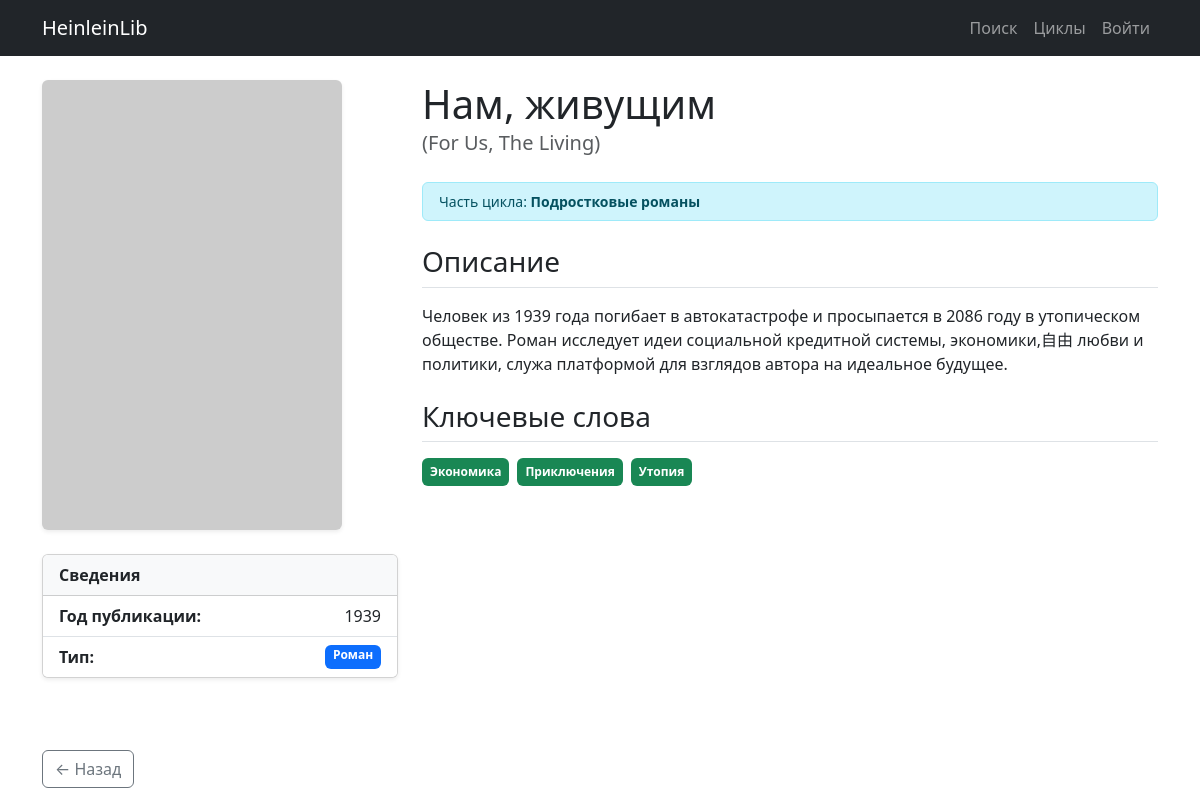
The app's page /work/1 with its own data.
### app.py (models this page shows, shortened)
class Work(db.Model):
    __tablename__ = 'works'
    id = db.Column(db.Integer, primary_key=True)
    title_ru = db.Column(db.String(255), nullable=False)
    title_original = db.Column(db.String(255))
    publication_year = db.Column(db.Integer)
    work_type = db.Column(db.String(50))
    description = db.Column(db.Text)
    cycle_id = db.Column(db.Integer, db.ForeignKey('cycles.id'))
    cycle_order = db.Column(db.Float)
    publisher_id = db.Column(db.Integer, db.ForeignKey('publishers.id'))
    adaptations = db.relationship('Adaptation', backref='work', lazy=True)
    keywords = db.relationship('Keyword', secondary=work_keywords, lazy='subquery',
        backref=db.backref('works', lazy=True))
    vector_json = db.Column(db.Text, nullable=True)

class Cycle(db.Model):
    __tablename__ = 'cycles'
    id = db.Column(db.Integer, primary_key=True)
    title_ru = db.Column(db.String(255), nullable=False)
    title_original = db.Column(db.String(255))
    description = db.Column(db.Text)
    works = db.relationship('Work', backref='cycle', lazy=True)

class Keyword(db.Model):
    __tablename__ = 'keywords'
    id = db.Column(db.Integer, primary_key=True)
    name = db.Column(db.String(50), unique=True, nullable=False)

### app.py (the view)
@app.route('/work/<int:work_id>')
def work_detail(work_id):
    work = Work.query.get_or_404(work_id)
    keywords_list = [k.name for k in work.keywords]
    work.cover_url = f"https://placehold.co/300x450/34495e/ffffff?text={work.title_ru.replace(' ', '%20')}"
    return render_template('work_detail.html', work=work, keywords=keywords_list, adaptations=work.adaptations)

### app.py (called while the page is built)
@event.listens_for(Engine, "connect")
def set_sqlite_pragma(dbapi_connection, connection_record):
    dbapi_connection.create_function("lower", 1, lambda s: s.lower() if s else None)

### templates/work_detail.html (shortened to what this page needs)
{% extends 'base.html' %}
{% block content %}
<div class="row">
    <div class="col-md-4">
        <img src="{{ work.cover_url }}" alt="Обложка" class="img-fluid rounded shadow-sm mb-4">
        <div class="card mb-4 shadow-sm">
            <div class="card-header bg-light fw-bold">Сведения</div>
            <ul class="list-group list-group-flush">
                <li class="list-group-item d-flex justify-content-between">
                    <strong>Год публикации:</strong> <span>{{ work.publication_year }}</span>
                </li>
                <li class="list-group-item d-flex justify-content-between">
                    <strong>Тип:</strong> <span class="badge bg-primary">{{ work.work_type }}</span>
                </li>
            </ul>
        </div>
    </div>
    <div class="col-md-8">
        <h1 class="mb-0">{{ work.title_ru }}</h1>
        <p class="text-muted lead mb-4">({{ work.title_original }})</p>
        {% if work.cycle %}
        <div class="alert alert-info py-2 small">
            Часть цикла: <strong>{{ work.cycle.title_ru }}</strong>
        </div>
        {% endif %}
        <h3 class="mb-3 mt-4 border-bottom pb-2">Описание</h3>
        <p>{{ work.description }}</p>
        {% if keywords %}
        <h3 class="mb-3 mt-4 border-bottom pb-2">Ключевые слова</h3>
        <div class="d-flex flex-wrap gap-2">
            {% for keyword in keywords %}
            <span class="badge bg-success text-white p-2">{{ keyword }}</span>
            {% endfor %}
        </div>
        {% endif %}
    </div>
</div>
<div class="mt-5">
    <a href="javascript:history.back()" class="btn btn-outline-secondary">← Назад</a>
</div>
{% endblock %}

### records on screen
Work: publication_year "1939", work_type "Роман", title_ru "Нам, живущим", title_original "For Us, The Living", description "Человек из 1939 года погибает в автокатастрофе и просыпается в 2086 году в утопическом обществе. Роман исследует идеи социальной кредитной системы, экономики,自由 любви и политики, служа платформой для взглядов автора на идеальное будущее."
Cycle: cycle.title_ru "Подростковые романы"
Keyword: name "Экономика"
Keyword: name "Приключения"
Keyword: name "Утопия"
